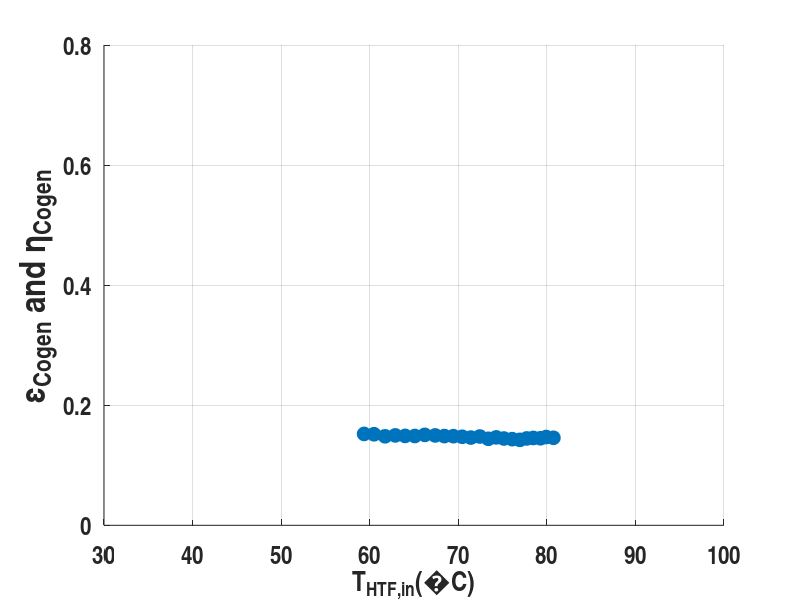

This figure's MATLAB source: (Note: this script raises an error after producing the figure.)
clear all;

Blueish = [0 0.45 0.74];
Yellowish = [0.75 0.75 0];
Redish = [0.85 0.33 0.1];
Grey = [.5 .5 .5];

nthElement = 25;
markerSize = 100;

figure('Color',[1 1 1]);
hold on;

% title({'\chi vs \epsilon','Measured Total Array'},...
%     'FontSize',18,...
%     'FontName','Arial Narrow');

xlabel(strcat('T_{HTF,in}',sprintf('(%cC)',char(176))),...
    'FontName','Arial Narrow',...
     'FontSize',22,...
    'FontWeight','bold');
set(gca,'XGrid','on',...
    'FontName','arial narrow',...
    'FontSize',18,...
    'FontWeight','bold');

ylabel('\epsilon_{Cogen} and \eta_{Cogen}',...ylabel('\epsilon',...
    'FontName','Arial Narrow',...
    'FontSize',26,...
    'FontWeight','bold');
set(gca,'YGrid','on',...
    'FontName','arial narrow',...
    'FontSize',18,...
    'FontWeight','bold');

axis([30 100 0 0.8]);

load('ICSolar.ICS_Skeleton_20_Feb_2015_v4.mat','chi_arrayTotal',...
    'Ex_epsilon_Cgen_6mods','Start','End','day','measured_T_HTFin',...
    'measured_T_cavAvg','G_DN_6mods','eta_Cgen_6mods',...
    'measured_eta_Cgen_arrayTotal','measured_Ex_epsilon');



%Plot 20-Feb
% load('ICSolar.ICS_Skeleton_20_Feb_2015.mat','chi_arrayTotal',...
%     'Ex_epsilon_Cgen_6mods','Start','End','day','measured_T_HTFin',...
%     'measured_T_cavAvg','GN_arrayTotal');

Color = Blueish;

%trimmed obseverd chi and epsilon
t_o_Gdn = G_DN_6mods(:,Start:End);
t_o_epsilon = measured_Ex_epsilon(:,Start:End);
t_o_Tin =  measured_T_HTFin(:,Start:End) - 273;
t_o_Tcav = measured_T_cavAvg(:,Start:End);
delta_T = t_o_Tin - t_o_Tcav;
t_o_eta = measured_eta_Cgen_arrayTotal(:,Start:End);

t_o_chi = delta_T ./ (t_o_Gdn ./ (6 * 0.25019^2)); 


%add the zero point

scatter(t_o_Tin(1:nthElement:end)',t_o_epsilon(1:nthElement:end)',...
    markerSize,'o',...
    'MarkerFaceColor',Color,...
    'MarkerEdgeColor',Color,...
    'DisplayName','20 Feb \epsilon');


f=fit(t_o_Tin',t_o_eta','poly1');
x=0:5:100;
y=f(x);

plot(x,y,'LineStyle',':',...
    'Color',Color,...
    'LineWidth',3);

scatter(t_o_Tin(1:nthElement:end)',t_o_eta(1:nthElement:end)',...
    markerSize,'o',...
    'MarkerFaceColor','w',...
    'MarkerEdgeColor',Color,...
    'DisplayName','20 Feb \eta');

% scatter(t_o_chi',t_o_epsilon_arrayTotal',...
%     'MarkerFaceColor',Color,...
%     'MarkerEdgeColor',Color,...
%     'DisplayName',strcat(...z
%     day,' \chi vs \epsilon'));

% x=0:.01:.2;
% y=f(x);

% plot(x,y,'LineStyle',':',...
%     'DisplayName',strcat(day, ' Linear Bestfit'),...
%     'Color',Color,...
%     'LineWidth',3);



% PREDICTION
Color =Blueish;
% 1.5 ml/s
T_HTFin = [40 50 60 75 85];
predict_eps = [0.1425 0.146 0.1477 0.146 0.1425];

f=fit(T_HTFin',predict_eps','poly2');
x=0:5:100;
y=f(x);
indexmax = find(max(y) == y);
xmax = x(indexmax);
ymax = y(indexmax);

plot(x,y,'LineStyle',':',...
    'DisplayName','Extrapolated Modeled Results',...
    'Color',Color,...
    'LineWidth',3);
% 
% strmax = ['Maximum = ',num2str(xmax)];
% text(xmax,ymax,strmax,'VerticalAlignment','top');


%Plot Projected 20 Feb
load('PROJECTED_ICSolar.ICS_Skeleton_20_Feb_2015_v4.mat','chi_arrayTotal',...
    'Ex_epsilon_Cgen_6mods','Start','End','day','measured_T_HTFin',...
    'measured_T_cavAvg','G_DN_6mods','eta_Cgen_6mods',...
    'eta_Cgen_arrayTotal','Ex_epsilon');

Color = Yellowish;

t_o_Gdn = G_DN_6mods(:,Start:End);
t_o_epsilon = Ex_epsilon(:,Start:End);
t_o_Tin =  measured_T_HTFin(:,Start:End) - 273;
t_o_Tcav = measured_T_cavAvg(:,Start:End);
delta_T = t_o_Tin - t_o_Tcav;
t_o_eta = eta_Cgen_arrayTotal(:,Start:End);

t_o_chi = delta_T ./ (t_o_Gdn ./ (6 * 0.25019^2)); 

% t_o_chi = [t_o_chi 0];
% t_o_epsilon_arrayTotal = [t_o_epsilon_arrayTotal 0.138];

%need to transpose in order to scatter plot
chi_trans = transpose(t_o_chi);
Ex_epsilon_trans = transpose(t_o_epsilon);

scatter(t_o_Tin(1:nthElement:end)',t_o_epsilon(1:nthElement:end)',...
    markerSize,...
    'MarkerFaceColor',Color,...
    'MarkerEdgeColor',Color,...
    'Marker','square',...
    'DisplayName','Projected \epsilon');

f=fit(t_o_Tin',t_o_eta','poly1');
x=0:5:100;
y=f(x);

plot(x,y,'LineStyle',':',...
    'Color',Color,...
    'LineWidth',3);


scatter(t_o_Tin(1:nthElement:end)',t_o_eta(1:nthElement:end)',...
    markerSize,'o',...
    'MarkerFaceColor','w',...
    'MarkerEdgeColor',Color,...
    'Marker','square',...
    'DisplayName','Projected \eta');

T_HTFin = [40 50 60 75 90 100];
predict_eps = [0.2463 0.255 0.261 0.2671 0.2691 0.268];

f=fit(T_HTFin',predict_eps','poly2');
x=0:5:100;
y=f(x);
indexmax = find(max(y) == y);
xmax_2 = x(indexmax);
ymax_2 = y(indexmax);

plot(x,y,'LineStyle',':',...
    'DisplayName','Extrapolated Modeled Results',...
    'Color',Color,...
    'LineWidth',3);


% PREDICTION
Color = Yellowish;
% 1.5 ml/s
predict_chi = [0.006, 0.025, 0.053, 0.08, 0.11];
T_HTFin = [40 50 60 70 80];
predict_eps = [0.3771 0.3833 0.3864 0.3867 0.384];

% f=fit(T_HTFin',predict_eps','poly2');
% x=0:5:100;
% y=f(x);
% 
% plot(x,y,'LineStyle',':',...
%     'DisplayName','Modeled Fit',...
%     'Color',Color,...
%     'LineWidth',3);

% indexmax = find(max(y) == y);
% xmax = x(indexmax);
% ymax = y(indexmax);
% 
% strmax = ['Maximum = ',num2str(xmax)];
% text(xmax,ymax,strmax,'VerticalAlignment','top');
% 

%3 ml/s
predict_chi = [0, 0.086, 0.17];
predict_eps = [0.1324, 0.1485, 0.123];


f=fit(predict_chi',predict_eps','poly2');
x=0:.01:.2;
y=f(x);

% plot(x,y,'LineStyle','--',...
%     'DisplayName','3 ml/s Fit',...
%     'Color',Color,...
%     'LineWidth',3);

legend('show');
set(legend,'FontName','Arial Narrow',...
    'Location','southoutside',...
    'Orientation','horizontal');

filename = 'Projected Chi vs Epsilon - Whole Array for 3 datasets';
savefig(filename);
print(filename,'-dpng');
